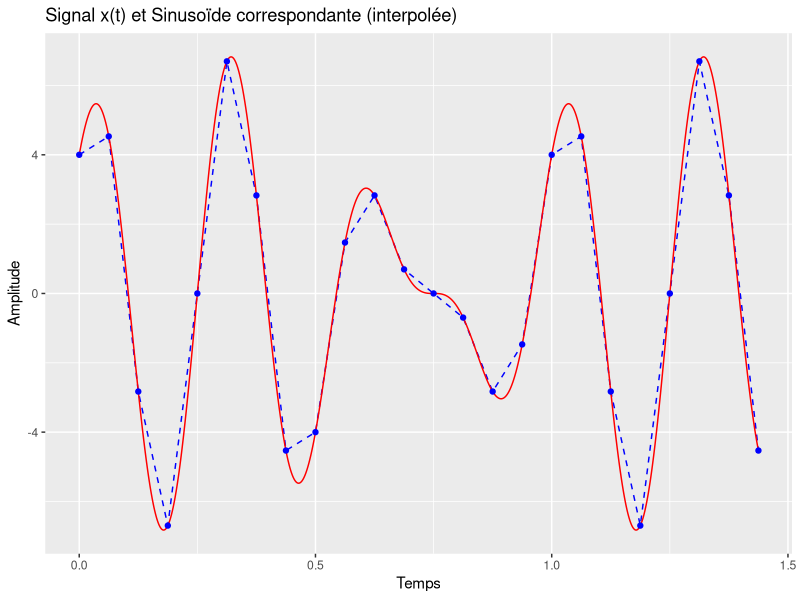
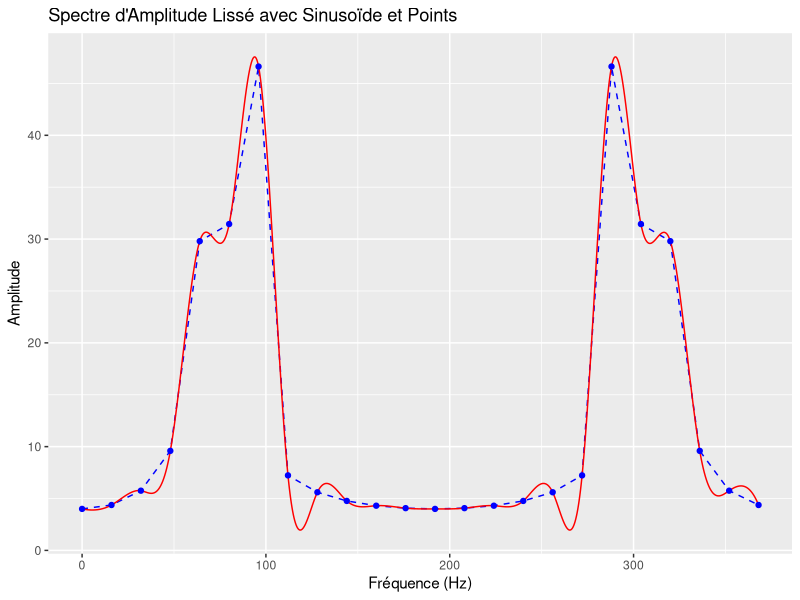

Reproduce these figures in R, in order.
### Question 1 ###

# Définir les paramètres
N1 <- 24
Te <- 1/16  # Période d'échantillonnage (fe = 16 Hz)
t1 <- seq(0, (N1-1)*Te, by=Te)  # Créer un vecteur de temps
n1 <- 0:(N1-1)
xt1 <- 3 * sin(8 * pi * t1) + 4 * cos(6 * pi * t1)

# Définir la fonction x(t)
x <- function(t) {
  return(3 * sin(8 * pi * t1) + 4 * cos(6 * pi * t1))
}

# Échantillonner le signal x(t) pour obtenir xn
xn <- x(t1)

# Calculer la TFD
Xk1 <- complex(real=rep(0,N1), imaginary=rep(0,N1)) # Initialiser un vecteur complexe

for (k in 0:(N1-1)) {
  for (nn in n1) {
    Xk1[k+1] = Xk1[k+1] + xt1[nn+1] * exp(-1i * 2 * pi * k * nn / N1)
  }
}

Xk1 <- round(Xk1, digits = 8)

print(Xk1)

### Question 2 ###

library(ggplot2)

# Créer un data frame pour le signal xn
df_signal <- data.frame(t1, xn)

# Créer un vecteur de temps pour une interpolation plus fine
t_interpolation <- seq(0, (N1-1)*Te, length.out = 1000)

# Calculer la sinusoïde correspondante à votre signal avec interpolation
sinusoide_interpol <- 3 * sin(8 * pi * t_interpolation) + 4 * cos(6 * pi * t_interpolation)

# Créer un data frame pour la sinusoïde interpolée
df_sinusoide_interpol <- data.frame(t1 = t_interpolation, sinusoide = sinusoide_interpol)

# Tracer le signal et la sinusoïde interpolée sur le même graphique
(
  ggplot() +
    geom_line(data = df_signal, aes(x = t1, y = xn), color = "blue", linetype = "dashed") +
    geom_path(data = df_sinusoide_interpol, aes(x = t1, y = sinusoide), color = "red") +
    geom_point(data = df_signal, aes(x = t1, y = xn), color = "blue") +  # Ajouter des points bleus pour le signal
    labs(x = "Temps", y = "Amplitude") +
    ggtitle("Signal x(t) et Sinusoïde correspondante (interpolée)")
)

# Calculer le spectre d'amplitude
amplitude_spectrum <- Mod(Xk1)

# Créer un data frame pour le spectre d'amplitude
df_spectrum <- data.frame(
  frequency = seq(0, (N1-1)*(1/Te), by=1/Te),
  amplitude_spectrum
)

# Effectuer une interpolation pour obtenir une courbe lisse
smoothed_spectrum <- spline(df_spectrum$frequency, df_spectrum$amplitude_spectrum, n=1000)

# Créer un nouveau data frame pour les données lissées
df_smoothed_spectrum <- data.frame(
  frequency = smoothed_spectrum$x,
  amplitude_spectrum = smoothed_spectrum$y
)

# Tracer le spectre d'amplitude lissé avec les points originaux
(
  ggplot(df_spectrum, aes(x=frequency))
  + geom_line(aes(y=amplitude_spectrum), color="blue", linetype = "dashed")  # Tracer le spectre d'amplitude original sous forme de courbe bleue
  + geom_line(data=df_smoothed_spectrum, aes(x=frequency, y=amplitude_spectrum), color="red")  # Tracer le spectre d'amplitude lissé sous forme de courbe rouge
  + geom_point(data=df_spectrum, aes(x=frequency, y=amplitude_spectrum), color="blue")  # Ajouter des points bleus aux sommets de la courbe originale
  + labs(x="Fréquence (Hz)", y="Amplitude")
  + ggtitle("Spectre d'Amplitude Lissé avec Sinusoïde et Points")
)
